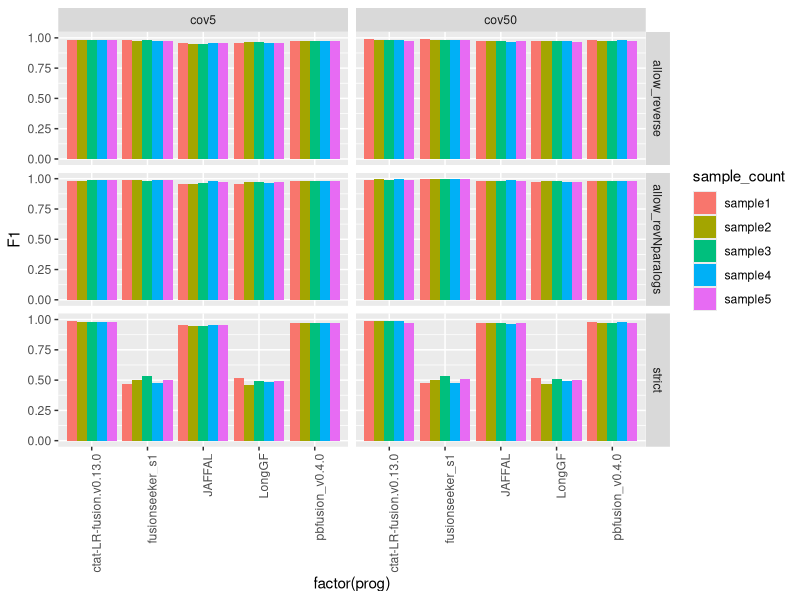
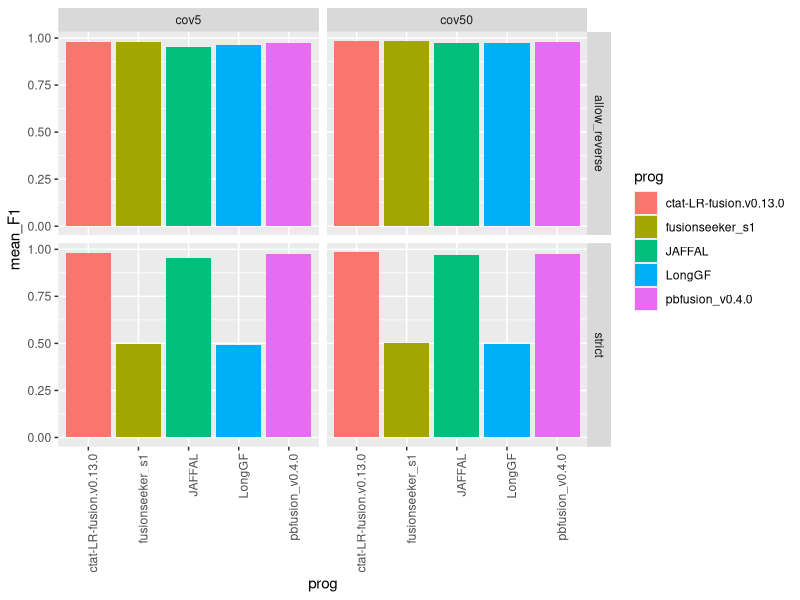
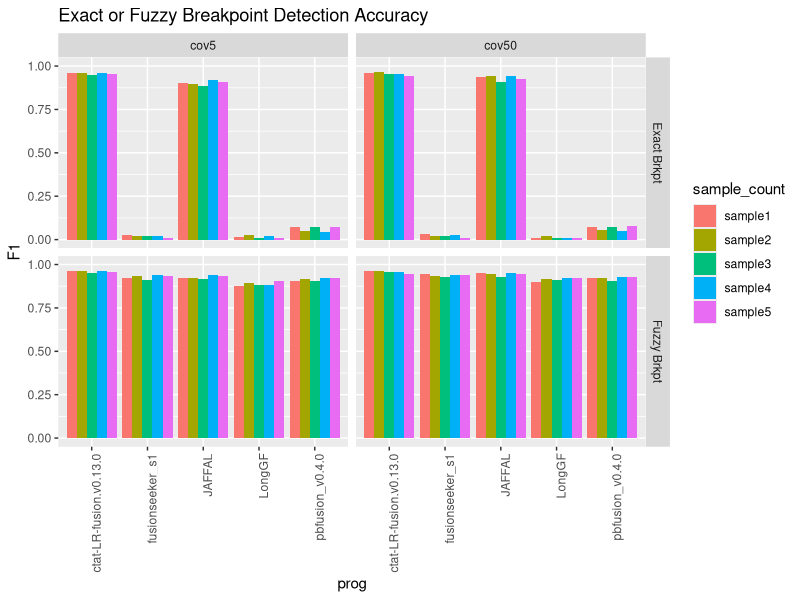
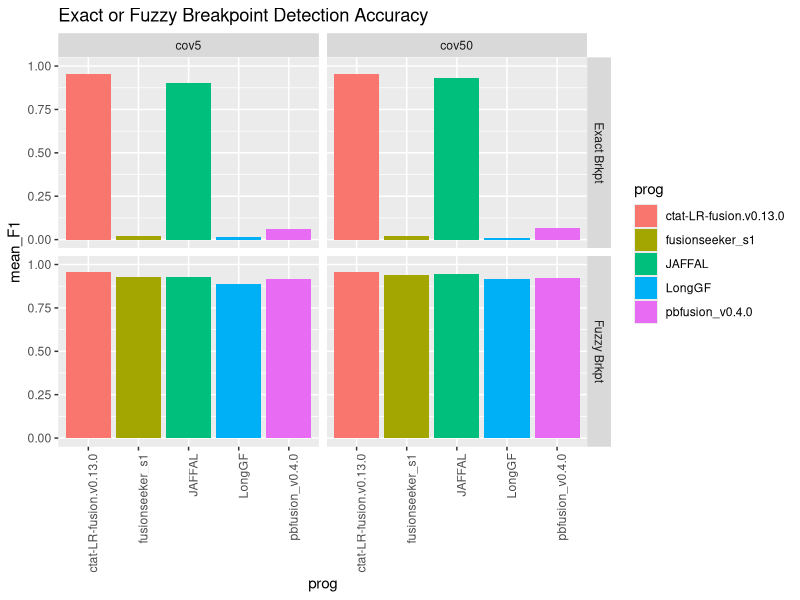
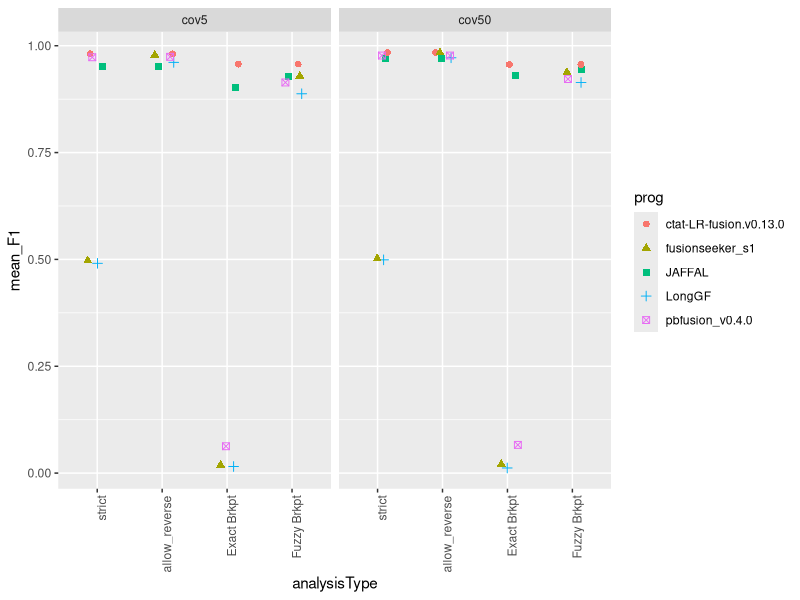
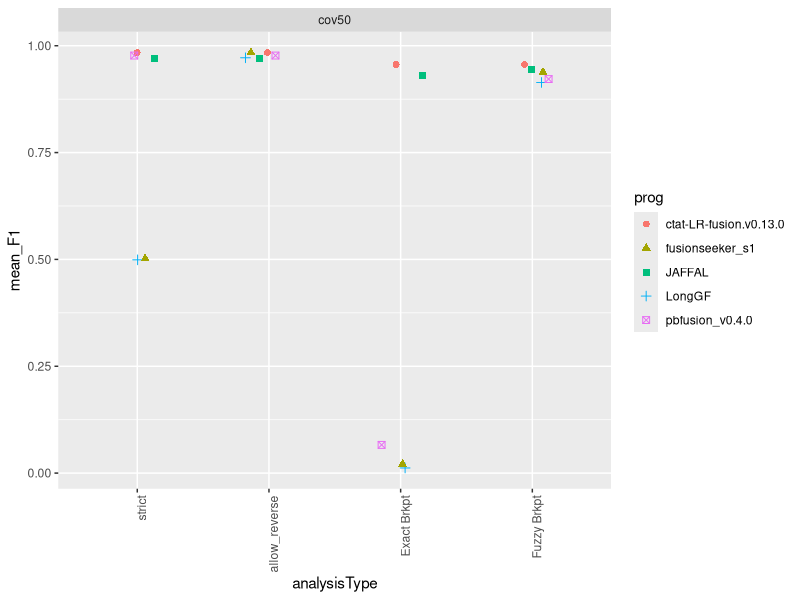

These charts were generated, in order, by the following R code:
## ---- chunk 1
knitr::opts_chunk$set(echo = TRUE)
library(tidyverse)
## ---- chunk 2

max_F1_data = read.table("data/max_F1_summary.tsv", header=T, sep="\t") %>% 
    filter(! grepl("flair", prog)) 

max_F1_data %>% head()

## ---- chunk 3

# barplot

p_barplot = max_F1_data %>% ggplot(aes(x=factor(prog), y=F1)) +
        geom_bar(stat='identity', position='dodge', aes(fill=sample_count)) +
        facet_grid(vars(analysisType), vars(coverage_level)) + 
    theme(axis.text.x = element_text(angle = 90, hjust = 1)) 

p_barplot

## ---- chunk 4



mean_samples_F1 = max_F1_data %>% 
    group_by(coverage_level, prog, analysisType) %>%
    summarize(mean_F1 = mean(F1))


mean_samples_F1 %>%
        filter(analysisType %in% c('strict', 'allow_reverse')) %>%
        ggplot() +
        geom_col(aes(x=prog, y=mean_F1, fill=prog)) +
        facet_grid(vars(analysisType), vars(coverage_level)) + 
    theme(axis.text.x = element_text(angle = 90, hjust = 1)) 


## ---- chunk 5
breakpoint_data = read.table("data/breakpoint_maxF1_data.tsv", sep="\t", header=T) %>%
    filter(prog != 'flairfusion')
    


breakpoint_data$coverage_level = factor(breakpoint_data$coverage_level, levels=c('cov5', 'cov50'))

brkpt_accuracy_plot = breakpoint_data %>% ggplot(aes(x=prog, y=F1, fill=sample_count)) +
        geom_bar(stat='identity', position='dodge', aes(fill=sample_count)) +
        facet_grid(vars(analysisType), vars(coverage_level)) +
        ggtitle("Exact or Fuzzy Breakpoint Detection Accuracy") +
        ylim(0,1) +
        theme(axis.text.x = element_text(angle = 90, hjust = 1)) 



brkpt_accuracy_plot 

## ---- chunk 6

breakpoint_mean_F1_stats = breakpoint_data %>% group_by(coverage_level, analysisType, prog) %>% 
    summarize(mean_F1 = mean(F1, na.rm=T))


breakpoint_mean_F1_stats %>% ggplot() +
        geom_col(aes(x=prog, y=mean_F1, fill=prog)) +
        facet_grid(vars(analysisType), vars(coverage_level)) +
        ggtitle("Exact or Fuzzy Breakpoint Detection Accuracy") +
        ylim(0,1)  +
        theme(axis.text.x = element_text(angle = 90, hjust = 1)) 


## ---- chunk 7

combined_results = bind_rows(mean_samples_F1,
                             breakpoint_mean_F1_stats)

combined_results %>% head()



## ---- chunk 8

combined_results %>%
        filter(analysisType != "allow_revNparalogs") %>%
        mutate(analysisType = factor(analysisType, 
                            levels=c('strict', 'allow_reverse', 'Exact Brkpt', 'Fuzzy Brkpt') )) %>%
    ggplot() +
    geom_jitter(aes(x=analysisType, y=mean_F1, color=prog, shape=prog), width=0.2, height=0, size=rel(2)) +

    facet_wrap(~coverage_level) +
     theme(axis.text.x = element_text(angle = 90, hjust = 1)) 
    

## ---- chunk 9

# just cov50

combined_results %>%
        filter(coverage_level == 'cov50') %>%
        filter(analysisType != "allow_revNparalogs") %>%
        mutate(analysisType = factor(analysisType, 
                            levels=c('strict', 'allow_reverse', 'Exact Brkpt', 'Fuzzy Brkpt') )) %>%
    ggplot() +
    geom_jitter(aes(x=analysisType, y=mean_F1, color=prog, shape=prog), width=0.2, height=0, size=rel(2)) +

    facet_wrap(~coverage_level) +
     theme(axis.text.x = element_text(angle = 90, hjust = 1)) 
    
    

## ---- chunk 10

write.table(combined_results %>%
        filter(coverage_level == 'cov50') %>%
        filter(analysisType != "allow_revNparalogs") %>%
        mutate(analysisType = factor(analysisType, 
                            levels=c('strict', 'allow_reverse', 'Exact Brkpt', 'Fuzzy Brkpt') )),
        
        file = "ONT_sim.combined_results.tsv", sep="\t", row.names=F, quote=F)
